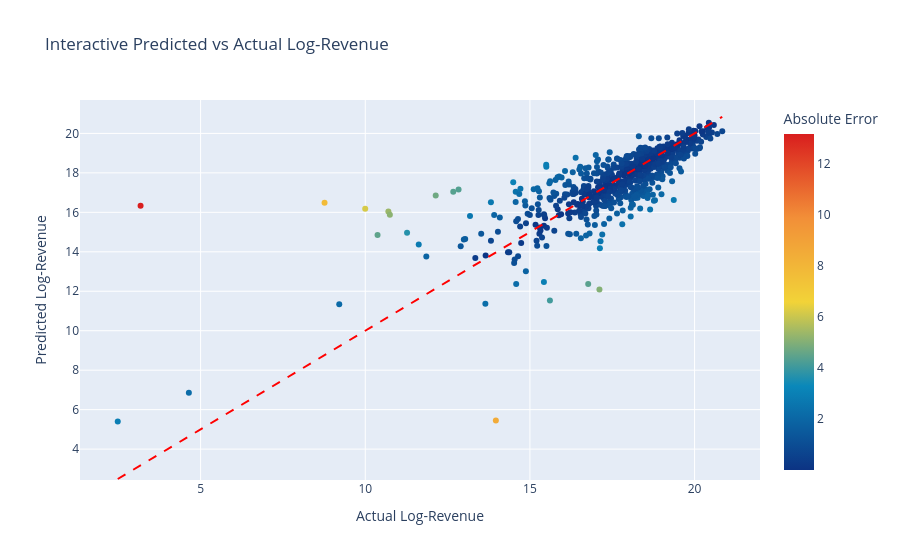

Notebook cell for this chart:
### Markdown cell above
b.(20%) Interactive Plotly/Dash Visualization

Based on your tasks, create at least one interactive dashboard or figure using plotly.express or Dash. For example, interactive scatter plot of predicted vs actual values with hover tooltips; ROC curve with hover threshold values; Dashboard with tabs or dropdowns to view different models, metrics, or feature importances. |

Include necessary screenshots in your r to show it is interactiveeport.

### Code cell
import numpy as np
import pandas as pd
import plotly.express as px
from pathlib import Path
from sklearn.ensemble import RandomForestRegressor
from sklearn.model_selection import train_test_split

csv_path = Path("data/newdata.csv")
df = pd.read_csv(csv_path)

features = ["budget", "runtime", "popularity", "vote_average", "vote_count"]
target = "revenue"

df = df.dropna(subset=features + [target])

X = df[features]
y = np.log1p(df[target])

# Split data into training and testing sets
X_train, X_test, y_train, y_test = train_test_split(
    X, y, test_size=0.2, random_state=42, shuffle=True
)

# Configure and train Random Forest Regressor
rf = RandomForestRegressor(
    n_estimators=500,
    max_depth=None,
    min_samples_leaf=2,
    max_features="sqrt",
    random_state=42,
    n_jobs=-1,
)

rf.fit(X_train, y_train)
y_pred = rf.predict(X_test)

# Create DataFrame for plotting
plot_df = pd.DataFrame({
    "Actual Log-Revenue": y_test,
    "Predicted Log-Revenue": y_pred,
    "Absolute Error": np.abs(y_test - y_pred),
})

# Create interactive scatter plot
fig = px.scatter(
    plot_df,
    x="Actual Log-Revenue",
    y="Predicted Log-Revenue",
    color="Absolute Error",
    title="Interactive Predicted vs Actual Log-Revenue",
    labels={
        "Actual Log-Revenue": "Actual Log-Revenue",
        "Predicted Log-Revenue": "Predicted Log-Revenue",
        "Absolute Error": "Absolute Error"
    },
    hover_data=["Absolute Error"],
    color_continuous_scale="Portland"
)

# Add y=x reference line
fig.add_shape(
    type="line",
    x0=plot_df["Actual Log-Revenue"].min(),
    y0=plot_df["Actual Log-Revenue"].min(),
    x1=plot_df["Actual Log-Revenue"].max(),
    y1=plot_df["Actual Log-Revenue"].max(),
    line=dict(color="red", width=2, dash="dash"),
)

fig.show()

### Figure 1 — Plotly figure (JSON) as saved in the notebook; plotly's stock layout.template omitted (floating-point values rounded to 4 significant figures; data arrays with more than 128 entries replaced by an {"elided": "..."} marker saying what was removed)
{"data": [{"customdata": {"elided": "646x1 float values"}, "hovertemplate": "Actual Log-Revenue=%{x}<br>Predicted Log-Revenue=%{y}<br>Absolute Error=%{marker.color}<extra></extra>", "legendgroup": "", "marker": {"color": {"elided": "646 float values"}, "coloraxis": "coloraxis", "symbol": "circle"}, "mode": "markers", "name": "", "orientation": "v", "showlegend": false, "type": "scatter", "x": {"elided": "646 float values"}, "xaxis": "x", "y": {"elided": "646 float values"}, "yaxis": "y"}], "layout": {"coloraxis": {"colorbar": {"title": {"text": "Absolute Error"}}, "colorscale": [[0, "rgb(12,51,131)"], [0.25, "rgb(10,136,186)"], [0.5, "rgb(242,211,56)"], [0.75, "rgb(242,143,56)"], [1, "rgb(217,30,30)"]]}, "legend": {"tracegroupgap": 0}, "shapes": [{"line": {"color": "red", "dash": "dash", "width": 2}, "type": "line", "x0": 2.485, "x1": 20.84, "y0": 2.485, "y1": 20.84}], "title": {"text": "Interactive Predicted vs Actual Log-Revenue"}, "xaxis": {"anchor": "y", "domain": [0, 1], "title": {"text": "Actual Log-Revenue"}}, "yaxis": {"anchor": "x", "domain": [0, 1], "title": {"text": "Predicted Log-Revenue"}}}}
